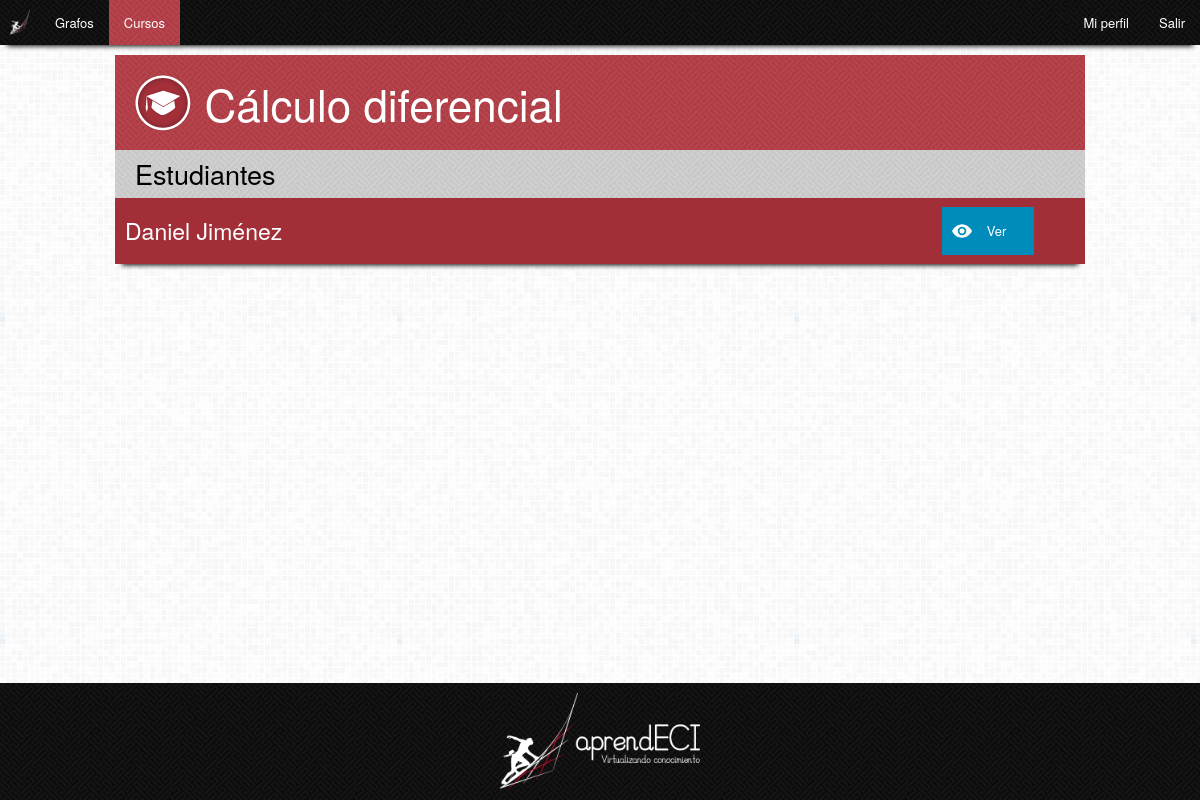
/aprendeci/estudiantes/1/ (signed in), run on the app's committed database.
### Aprendeci/models.py (models this page shows, shortened)
class Curso(models.Model):
    nombre = models.CharField(max_length=100)
    sigla = models.CharField(max_length=4)
    clave = models.CharField(max_length=100)
    imagen = models.ImageField(upload_to="img/cursos", default="img/cursos/Defecto.jpg")
    grafo = models.ForeignKey(Grafo)
    profesor = models.ForeignKey(Profesor, related_name='profesor')
    estudiantes = models.ManyToManyField(Estudiante, related_name='estudiantes')

class Estudiante(models.Model):
    usuario = models.OneToOneField(User)
    conceptos = models.ManyToManyField(Concepto, through="Calificaciones")

### Aprendeci/views/viewsProfesor.py (the view)
# urls.py: url(r'^estudiantes/(?P<id>[0-9]+)/$', views.EstudiantesView.as_view(), name='estudiantes'),
class EstudiantesView(LoginRequiredMixin, ListView):
    model = Estudiante
    template_name = "Aprendeci/profesor/estudiantes.html"
    def get_context_data(self, **kwargs):
        context = super(EstudiantesView, self).get_context_data(**kwargs)
        context['curso_nombre'] = Curso.objects.get(pk=self.kwargs['id']).nombre
        context['curso_id'] = self.kwargs['id']
        return context
    def get_queryset(self):
        return self.model.objects.filter(estudiantes__id=self.kwargs['id'])

### Aprendeci/templates/Aprendeci/profesor/estudiantes.html (shortened to what this page needs)
{% extends "Aprendeci/profesor/cursos.html" %}
{% load staticfiles %}
{% load django_bootstrap_breadcrumbs %}
{% block styles %}
    <link rel="stylesheet" href="{% static "css/style.css" %}" />
{% endblock %}
{% block preheader %}
    {% include "Aprendeci/profesor/topbar.html" with active_tab="cursos" %}
{% endblock %}
{% block header %}
    <div class="encabezado">
        <img class="icon" alt="cursos" src="{% static "img/icons/cursos.png" %}" />
        <h1>{{ curso_nombre }}</h1>
    </div>
{% endblock %}
{% block content %}
    <div class="subtitle">
        <h3>Estudiantes</h3>
    </div>
    <table>
        <tbody>
        {% for estudiante in estudiante_list %}
            <tr>
                <td class="principal">
                    <h4>{{ estudiante.usuario.first_name }} {{ estudiante.usuario.last_name }}</h4>
                </td>
                <td class="acciones">
                    <a href="{% url 'Aprendeci:estudiante' cursoId=curso_id estudianteId=estudiante.id %}" class="button small ver">Ver</a>
                </td>
            </tr>
        {% endfor %}
        </tbody>
    </table>
{% endblock %}

### assets/css/style.css (style rules this page uses)
html, body { height: 100%; }
body { background-image: url("../img/bg.png"); padding: 0; margin: 0; }
h1, h2, h3, h4, h5, h6 { color: #000; display: inline-block; margin: 0; vertical-align: middle; }
img { display: inline-block; vertical-align: middle; }
.encabezado { background: #A22F38 url("../img/mazeRed.png"); padding: 10px; }
.encabezado h1 { color: #FFF; }
.subtitle { background: #D4D4D4 url("../img/mazeGray.png"); padding: 5px 20px; }
.button.small { background-position: 10px center; background-repeat: no-repeat; background-size: 20px; margin: 0; padding-left: 45px; }
.ver { background-image: url("../img/icons/eye.png"); }
table { background-color: #A22F38; border: 0; box-shadow: 0 8px 5px -7px #000; empty-cells: hide; width: 100%; }
table tr td, table tr th h4, table tr td.principal h4 { color: #FFF; }
table tr td.principal { width: 80%; }
table tr td.acciones { text-align: center; width: 20%; }

### data on the page
Curso: nombre "Cálculo diferencial"
Estudiante: usuario.first_name "Daniel", usuario.last_name "Jiménez"
